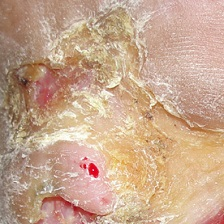
#> input picture DATA/DFU/Patches/Abnormal(Ulcer)/112.jpg, 224 x 224 px, found by its file name
$ jupyter execute --allow-errors nachman_try2.ipynb
#> lines starting #> are read from the running program, lines starting #| are printed output that depends on the picture; after the words box and inside, x2 and y2 are one past the last pixel; in counts of white or black regions, pixels touching at a corner belong together
[cell 1]
# Running this cell will provide you with a token to link your drive to this notebook
from google.colab import drive
drive.mount('/content/drive')

[cell 2]
import numpy as np # linear algebra
import pandas as pd # data processing, CSV file I/O (e.g. pd.read_csv)

# Input data files are available in the read-only "../input/" directory
# For example, running this (by clicking run or pressing Shift+Enter) will list all files under the input directory

import os
for dirname, _, filenames in os.walk('drive/My Drive/data_foot/DFU'):
    for filename in filenames:
        print(os.path.join(dirname, filename))
#> pass 2 of the loop `for dirname, _, filenames in os.walk('drive/My Drive/data_foot/DFU'):`:

[cell 3]
import matplotlib.pyplot as plt
from matplotlib.pyplot import imshow
from tensorflow.keras.utils import image_dataset_from_directory
import tensorflow as tf
from tensorflow.keras import callbacks
from tensorflow.keras.models import Sequential
from tensorflow.keras import layers
from tensorflow.keras.applications import EfficientNetB3, ResNet50
from tensorflow.keras.utils import image_dataset_from_directory
from tensorflow.keras import optimizers
from tensorflow.keras import losses
from tensorflow.keras import callbacks

BATCH_SIZE = 32
IMAGE_HEIGHT = 256
IMAGE_WIDTH = 256
NUM_CLASSES = 2

[cell 4]
TRAIN_PATH ='drive/My Drive/data_foot/DFU/Patches'
TEST_PATH ='drive/My Drive/data_foot/DFU/TestSet'

[cell 5]
fpath='drive/My Drive/data_foot/DFU/Patches/Abnormal(Ulcer)/10.jpg'
#> (the rest of this cell did not finish here and is left out)

[cell 6]
# Visualize the testing dataset
plt.figure(figsize = (7, 7))

i = 0
#> (the rest of this cell did not finish here and is left out)

[cell 7]
import cv2
import numpy as np
from matplotlib import pyplot as plt
import os

def process_image(image_path,save_path):
    # Read the image
    img = cv2.imread(image_path)
#> img is the input picture: shape (224, 224, 3); mean B, G, R 141.2, 166.3, 198.9

    # Convert the image to HSV color space
    hsv = cv2.cvtColor(img, cv2.COLOR_BGR2HSV)
#> hsv: shape (224, 224, 3); mean H, S, V 15.6, 75.7, 198.9

    # Define range for skin color in HSV space
    lower_skin = np.array([0, 20, 70], dtype=np.uint8)
    upper_skin = np.array([20, 255, 255], dtype=np.uint8)

    # Threshold the image to get only skin regions
    skin_mask = cv2.inRange(hsv, lower_skin, upper_skin)
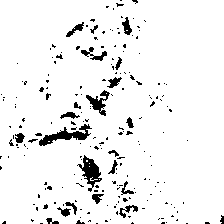
#> skin_mask: shape (224, 224); 93.9% white; 210 black regions (186 under 20 px), largest, box (x1, y1, x2, y2) and area: (39, 124, 92, 146) 414, (77, 155, 102, 192) 368, (86, 90, 110, 116) 235

    # Invert skin mask to get non-skin regions
    non_skin_mask = cv2.bitwise_not(skin_mask)

    # Bitwise-AND non-skin mask with original image to get non-skin regions
    non_skin_region = cv2.bitwise_and(img, img, mask=non_skin_mask)
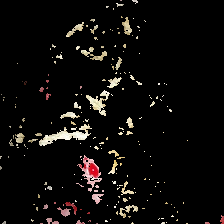
#> non_skin_region: shape (224, 224, 3); mean B, G, R 10.2, 11.5, 13.3

    # Convert non-skin region to grayscale
    gray_non_skin_region = cv2.cvtColor(non_skin_region, cv2.COLOR_BGR2GRAY)
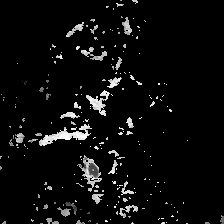
#> gray_non_skin_region: shape (224, 224); min 0, max 254, mean 11.9

    # Threshold the grayscale image to get the significantly dark and red regions
    _, dark_regions = cv2.threshold(gray_non_skin_region, 0, 255, cv2.THRESH_BINARY)
    red_regions = cv2.inRange(non_skin_region, (0, 0, 100), (80, 80, 255))
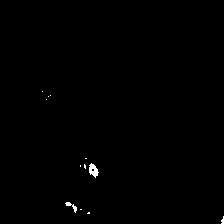
#> red_regions: shape (224, 224); 0.34% white; 12 white regions (10 under 20 px)

    # Combine dark and red regions
    anomaly_regions = cv2.bitwise_or(dark_regions, red_regions)

    # Find contours of anomaly regions
    contours, hierarchy = cv2.findContours(anomaly_regions, cv2.RETR_EXTERNAL, cv2.CHAIN_APPROX_SIMPLE)
#> contours = 210 contours, 191 with area under 20; largest, box (x1, y1, x2, y2) and area: (39, 124, 92, 146) 335, (77, 155, 102, 192) 330, (86, 90, 110, 116) 182, (81, 47, 107, 61) 86, (122, 17, 132, 35) 78

    # Draw contours on the original image to highlight anomaly regions
    cv2.drawContours(img, contours, -1, (0, 0, 255), 3)
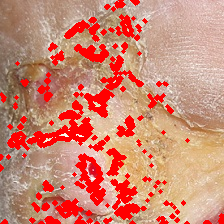
#> img: shape (224, 224, 3); 16.52% of pixels changed, all inside (x1, y1, x2, y2) = (0, 0, 224, 224)

    # Save the results
    save_original_with_anomalies_path = os.path.join(save_path, "Original_with_Anomalies_" + os.path.basename(image_path))
    cv2.imwrite(save_original_with_anomalies_path, cv2.cvtColor(img, cv2.COLOR_BGR2RGB))
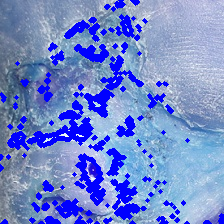
#> saved as Original_with_Anomalies_112.jpg: shape (224, 224, 3); mean B, G, R 206.1, 135.7, 114.8


# Define the directory where your images are stored
new_Abnormal = 'drive/My Drive/data_foot/DFU/Patches/Abnormal(Ulcer)'
new_Normal = 'drive/My Drive/data_foot/DFU/Patches/Normal(Healthy skin)'
new_test = 'drive/My Drive/data_foot/DFU/TestSet'


# Define the directory where you want to save the modified images
save_new_Abnormal = 'drive/My Drive/data_foot/DFU/Patches/new/new_Abnormal'
save_new_Normal = 'drive/My Drive/data_foot/DFU/Patches/new/new_Normal'
save_new_test = 'drive/My Drive/data_foot/DFU/new_TestSet'

if not os.path.exists(save_new_Abnormal):
    os.makedirs(save_new_Abnormal)
if not os.path.exists(save_new_Normal):
    os.makedirs(save_new_Normal)
if not os.path.exists(save_new_test):
    os.makedirs(save_new_test)

# Iterate through all files in the directory
for filename in os.listdir(new_Abnormal):
    if filename.endswith('.jpg'):  # Check if the file is an image (adjust the extension if needed)
        # Construct the full path to the image
        image_path = os.path.join(new_Abnormal, filename)

        # Call the process_image function for each image
        process_image(image_path, save_new_Abnormal)
#> pass 2 of the loop `for filename in os.listdir(new_Abnormal):`:
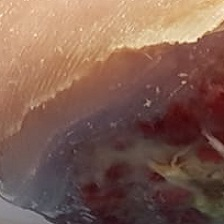
#> input picture DATA/DFU/Patches/Abnormal(Ulcer)/123.jpg, 224 x 224 px, found by its file name
#> in process_image, img is the input picture: shape (224, 224, 3); mean B, G, R 81.7, 95, 128.2
#> hsv: shape (224, 224, 3); mean H, S, V 54.7, 94.8, 128.4
#> in process_image (call 2), `skin_mask = cv2.inRange(hsv, lower_skin, upper_skin)`:
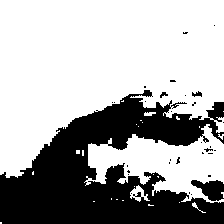
#> skin_mask: shape (224, 224); 66.7% white; 31 black regions (27 under 20 px), largest, box (x1, y1, x2, y2) and area: (0, 90, 224, 224) 16110, (191, 180, 224, 201) 431, (192, 91, 202, 97) 36, (160, 92, 168, 98) 26
#> red_regions: shape (224, 224); 0.43% white in thin lines or dots, all inside (x1, y1, x2, y2) = (50, 80, 204, 144)
#> contours = 30 contours, 27 with area under 20; largest, box (x1, y1, x2, y2) and area: (0, 90, 224, 224) 15728, (191, 180, 224, 201) 385, (192, 91, 202, 97) 22
#> img: shape (224, 224, 3); 13.09% of pixels changed, all inside (x1, y1, x2, y2) = (0, 23, 224, 224)
#> in process_image (call 2), `cv2.imwrite(save_original_with_anomalies_path, cv2.cvtColor(img, cv2.C..`:
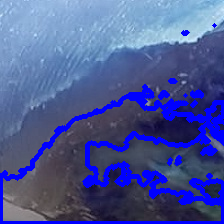
#> saved as Original_with_Anomalies_123.jpg: shape (224, 224, 3); mean B, G, R 150.5, 87.7, 74.6


# Iterate through all files in the directory
#> (the rest of this cell did not finish here and is left out)
